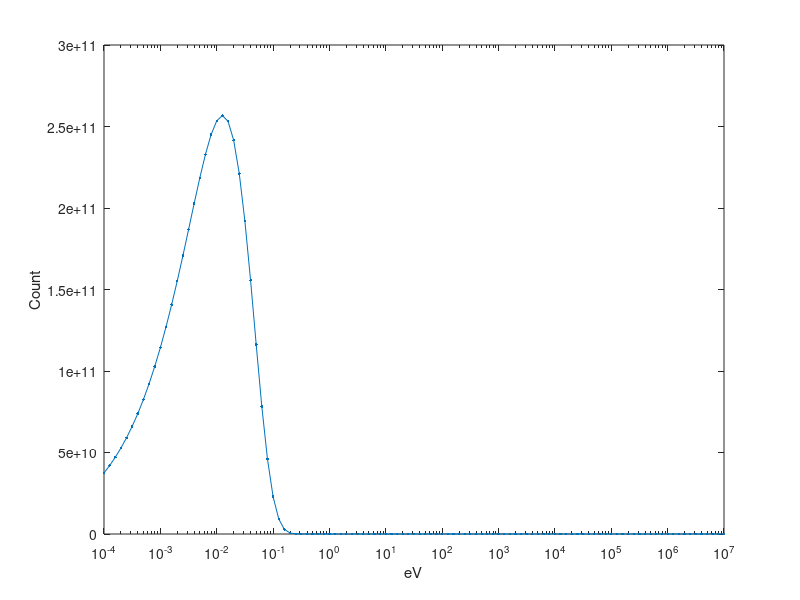

Reproduce this figure in MATLAB.
%% 产生maxwellian-Boltzman分布的中子能谱
clear;close all;

e_bin = 10.^(-4:0.1:7)'; % eV
t = 293.5;
flux_tot = 4.3e12; % nv

k = 1.38e-23/1.6e-19; % eV/K
nnn = 2*pi.*exp(-e_bin./(k*t)).*sqrt(e_bin)./(pi*k*t)^-1.5;
nnn = nnn*flux_tot/sum(nnn);
spec_neutron = [e_bin,nnn];

figure;
semilogx(e_bin,nnn,'.-');
xlabel('eV');
ylabel('Count');

